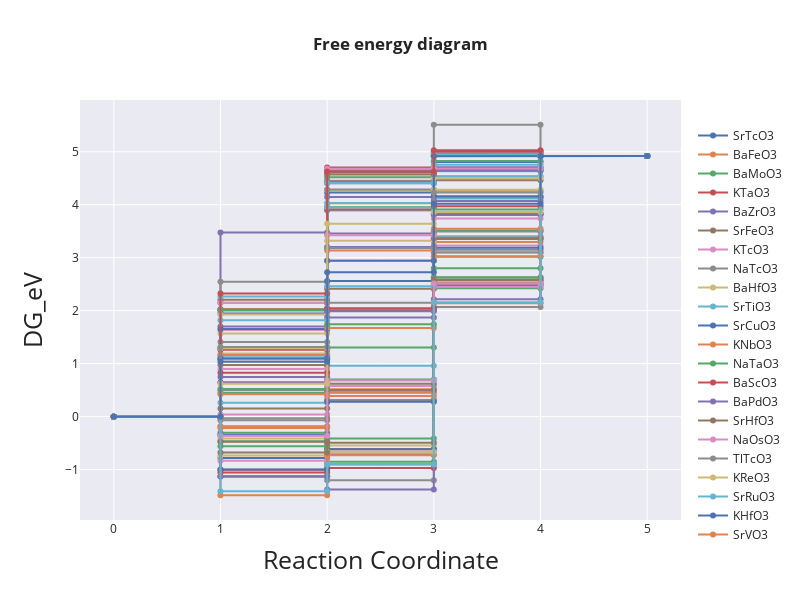

The notebook cell this image was saved under:
### Code cell
fig = make_subplots(rows = 1, cols = 1)

x_list = [0,1,1,2,2,3,3,4,4,5]
y_idx = [0,0,1,1,2,2,3,3,4,4]

for idx in range(len(df_cleaned)):
    ads_list= [0, df_cleaned['DG_OH'][idx], df_cleaned['DG_O'][idx], df_cleaned['DG_OOH'][idx], 4.92]
    
    y_list = []
    for x in range(len(x_list)):
  #  print(x_list[x]," ",ads_list[y_idx[x]])
        y_list.append(ads_list[y_idx[x]])

    fig.add_trace(go.Scatter(x = x_list, y = y_list, name = df_cleaned['formula'][idx]), row = 1, col = 1) # visible='legendonly'
    layout = go.Layout(title = 'free energy diagram', titlefont = dict(size = 25))
    fig.update_xaxes(title_text = 'Reaction Coordinate', titlefont = dict(size = 25))
    fig.update_yaxes(title_text = 'DG_eV', titlefont = dict(size = 25))
    fig.update_layout(height = 600, width = 800, title_text = '<b>Free energy diagram',
                     legend=dict(yanchor = "top", y = 0.95),template = 'seaborn')
# pyo.iplot(fig)
fig.show()

### Figure 1 — Plotly figure (JSON) as saved in the notebook; plotly's stock layout.template omitted (floating-point values rounded to 4 significant figures)
{"data": [{"name": "SrTcO3", "type": "scatter", "x": [0, 1, 1, 2, 2, 3, 3, 4, 4, 5], "xaxis": "x", "y": [0, 0, -0.782, -0.782, -0.707, -0.707, 2.481, 2.481, 4.92, 4.92], "yaxis": "y"}, {"name": "BaFeO3", "type": "scatter", "x": [0, 1, 1, 2, 2, 3, 3, 4, 4, 5], "xaxis": "x", "y": [0, 0, 2.024, 2.024, 4.452, 4.452, 4.917, 4.917, 4.92, 4.92], "yaxis": "y"}, {"name": "BaMoO3", "type": "scatter", "x": [0, 1, 1, 2, 2, 3, 3, 4, 4, 5], "xaxis": "x", "y": [0, 0, -0.302, -0.302, -0.853, -0.853, 3.019, 3.019, 4.92, 4.92], "yaxis": "y"}, {"name": "KTaO3", "type": "scatter", "x": [0, 1, 1, 2, 2, 3, 3, 4, 4, 5], "xaxis": "x", "y": [0, 0, -1.001, -1.001, -0.614, -0.614, 2.575, 2.575, 4.92, 4.92], "yaxis": "y"}, {"name": "BaZrO3", "type": "scatter", "x": [0, 1, 1, 2, 2, 3, 3, 4, 4, 5], "xaxis": "x", "y": [0, 0, 1.29, 1.29, 4.143, 4.143, 4.706, 4.706, 4.92, 4.92], "yaxis": "y"}, {"name": "SrFeO3", "type": "scatter", "x": [0, 1, 1, 2, 2, 3, 3, 4, 4, 5], "xaxis": "x", "y": [0, 0, 2.026, 2.026, 4.606, 4.606, 4.94, 4.94, 4.92, 4.92], "yaxis": "y"}, {"name": "KTcO3", "type": "scatter", "x": [0, 1, 1, 2, 2, 3, 3, 4, 4, 5], "xaxis": "x", "y": [0, 0, 0.04, 0.04, 0.446, 0.446, 3.231, 3.231, 4.92, 4.92], "yaxis": "y"}, {"name": "NaTcO3", "type": "scatter", "x": [0, 1, 1, 2, 2, 3, 3, 4, 4, 5], "xaxis": "x", "y": [0, 0, -0.067, -0.067, 0.301, 0.301, 3.149, 3.149, 4.92, 4.92], "yaxis": "y"}, {"name": "BaHfO3", "type": "scatter", "x": [0, 1, 1, 2, 2, 3, 3, 4, 4, 5], "xaxis": "x", "y": [0, 0, 1.191, 1.191, 4.023, 4.023, 4.537, 4.537, 4.92, 4.92], "yaxis": "y"}, {"name": "SrTiO3", "type": "scatter", "x": [0, 1, 1, 2, 2, 3, 3, 4, 4, 5], "xaxis": "x", "y": [0, 0, 1.276, 1.276, 3.889, 3.889, 4.632, 4.632, 4.92, 4.92], "yaxis": "y"}, {"name": "SrCuO3", "type": "scatter", "x": [0, 1, 1, 2, 2, 3, 3, 4, 4, 5], "xaxis": "x", "y": [0, 0, 2.007, 2.007, 4.23, 4.23, 5.007, 5.007, 4.92, 4.92], "yaxis": "y"}, {"name": "KNbO3", "type": "scatter", "x": [0, 1, 1, 2, 2, 3, 3, 4, 4, 5], "xaxis": "x", "y": [0, 0, -0.217, -0.217, 0.465, 0.465, 3.298, 3.298, 4.92, 4.92], "yaxis": "y"}, {"name": "NaTaO3", "type": "scatter", "x": [0, 1, 1, 2, 2, 3, 3, 4, 4, 5], "xaxis": "x", "y": [0, 0, -1.129, -1.129, -0.899, -0.899, 2.423, 2.423, 4.92, 4.92], "yaxis": "y"}, {"name": "BaScO3", "type": "scatter", "x": [0, 1, 1, 2, 2, 3, 3, 4, 4, 5], "xaxis": "x", "y": [0, 0, 2.147, 2.147, 4.7, 4.7, 4.977, 4.977, 4.92, 4.92], "yaxis": "y"}, {"name": "BaPdO3", "type": "scatter", "x": [0, 1, 1, 2, 2, 3, 3, 4, 4, 5], "xaxis": "x", "y": [0, 0, 1.7, 1.7, 3.455, 3.455, 4.665, 4.665, 4.92, 4.92], "yaxis": "y"}, {"name": "SrHfO3", "type": "scatter", "x": [0, 1, 1, 2, 2, 3, 3, 4, 4, 5], "xaxis": "x", "y": [0, 0, 1.081, 1.081, 3.952, 3.952, 4.46, 4.46, 4.92, 4.92], "yaxis": "y"}, {"name": "NaOsO3", "type": "scatter", "x": [0, 1, 1, 2, 2, 3, 3, 4, 4, 5], "xaxis": "x", "y": [0, 0, -0.354, -0.354, 0.577, 0.577, 3.103, 3.103, 4.92, 4.92], "yaxis": "y"}, {"name": "TlTcO3", "type": "scatter", "x": [0, 1, 1, 2, 2, 3, 3, 4, 4, 5], "xaxis": "x", "y": [0, 0, -0.031, -0.031, 0.313, 0.313, 3.1, 3.1, 4.92, 4.92], "yaxis": "y"}, {"name": "KReO3", "type": "scatter", "x": [0, 1, 1, 2, 2, 3, 3, 4, 4, 5], "xaxis": "x", "y": [0, 0, -0.733, -0.733, -0.544, -0.544, 2.539, 2.539, 4.92, 4.92], "yaxis": "y"}, {"name": "SrRuO3", "type": "scatter", "x": [0, 1, 1, 2, 2, 3, 3, 4, 4, 5], "xaxis": "x", "y": [0, 0, 0.26, 0.26, 0.96, 0.96, 3.406, 3.406, 4.92, 4.92], "yaxis": "y"}, {"name": "KHfO3", "type": "scatter", "x": [0, 1, 1, 2, 2, 3, 3, 4, 4, 5], "xaxis": "x", "y": [0, 0, 1.946, 1.946, 4.407, 4.407, 4.806, 4.806, 4.92, 4.92], "yaxis": "y"}, {"name": "SrVO3", "type": "scatter", "x": [0, 1, 1, 2, 2, 3, 3, 4, 4, 5], "xaxis": "x", "y": [0, 0, -0.191, -0.191, 0.516, 0.516, 3.026, 3.026, 4.92, 4.92], "yaxis": "y"}, {"name": "KOsO3", "type": "scatter", "x": [0, 1, 1, 2, 2, 3, 3, 4, 4, 5], "xaxis": "x", "y": [0, 0, -0.464, -0.464, 0.699, 0.699, 2.802, 2.802, 4.92, 4.92], "yaxis": "y"}, {"name": "TaAgO3", "type": "scatter", "x": [0, 1, 1, 2, 2, 3, 3, 4, 4, 5], "xaxis": "x", "y": [0, 0, -1.056, -1.056, -0.969, -0.969, 2.512, 2.512, 4.92, 4.92], "yaxis": "y"}, {"name": "SrNiO3", "type": "scatter", "x": [0, 1, 1, 2, 2, 3, 3, 4, 4, 5], "xaxis": "x", "y": [0, 0, 3.474, 3.474, 4.437, 4.437, 4.641, 4.641, 4.92, 4.92], "yaxis": "y"}, {"name": "RbIrO3", "type": "scatter", "x": [0, 1, 1, 2, 2, 3, 3, 4, 4, 5], "xaxis": "x", "y": [0, 0, 0.976, 0.976, 2.415, 2.415, 4.135, 4.135, 4.92, 4.92], "yaxis": "y"}, {"name": "NaReO3", "type": "scatter", "x": [0, 1, 1, 2, 2, 3, 3, 4, 4, 5], "xaxis": "x", "y": [0, 0, -0.831, -0.831, -0.697, -0.697, 2.449, 2.449, 4.92, 4.92], "yaxis": "y"}, {"name": "SrMnO3", "type": "scatter", "x": [0, 1, 1, 2, 2, 3, 3, 4, 4, 5], "xaxis": "x", "y": [0, 0, 2.548, 2.548, 4.648, 4.648, 5.509, 5.509, 4.92, 4.92], "yaxis": "y"}, {"name": "CaFeO3", "type": "scatter", "x": [0, 1, 1, 2, 2, 3, 3, 4, 4, 5], "xaxis": "x", "y": [0, 0, 1.927, 1.927, 4.277, 4.277, 4.926, 4.926, 4.92, 4.92], "yaxis": "y"}, {"name": "SrZrO3", "type": "scatter", "x": [0, 1, 1, 2, 2, 3, 3, 4, 4, 5], "xaxis": "x", "y": [0, 0, 1.151, 1.151, 4.034, 4.034, 4.537, 4.537, 4.92, 4.92], "yaxis": "y"}, {"name": "RbTaO3", "type": "scatter", "x": [0, 1, 1, 2, 2, 3, 3, 4, 4, 5], "xaxis": "x", "y": [0, 0, -0.997, -0.997, -0.617, -0.617, 2.619, 2.619, 4.92, 4.92], "yaxis": "y"}, {"name": "SrCoO3", "type": "scatter", "x": [0, 1, 1, 2, 2, 3, 3, 4, 4, 5], "xaxis": "x", "y": [0, 0, 1.163, 1.163, 3.136, 3.136, 4.261, 4.261, 4.92, 4.92], "yaxis": "y"}, {"name": "KZrO3", "type": "scatter", "x": [0, 1, 1, 2, 2, 3, 3, 4, 4, 5], "xaxis": "x", "y": [0, 0, 2.007, 2.007, 4.516, 4.516, 4.825, 4.825, 4.92, 4.92], "yaxis": "y"}, {"name": "CaTiO3", "type": "scatter", "x": [0, 1, 1, 2, 2, 3, 3, 4, 4, 5], "xaxis": "x", "y": [0, 0, 1.263, 1.263, 3.911, 3.911, 4.692, 4.692, 4.92, 4.92], "yaxis": "y"}, {"name": "NaRuO3", "type": "scatter", "x": [0, 1, 1, 2, 2, 3, 3, 4, 4, 5], "xaxis": "x", "y": [0, 0, 0.746, 0.746, 1.871, 1.871, 3.804, 3.804, 4.92, 4.92], "yaxis": "y"}, {"name": "LiTcO3", "type": "scatter", "x": [0, 1, 1, 2, 2, 3, 3, 4, 4, 5], "xaxis": "x", "y": [0, 0, 0.152, 0.152, 0.621, 0.621, 3.351, 3.351, 4.92, 4.92], "yaxis": "y"}, {"name": "SrPdO3", "type": "scatter", "x": [0, 1, 1, 2, 2, 3, 3, 4, 4, 5], "xaxis": "x", "y": [0, 0, 0.899, 0.899, 3.176, 3.176, 3.741, 3.741, 4.92, 4.92], "yaxis": "y"}, {"name": "KWO3", "type": "scatter", "x": [0, 1, 1, 2, 2, 3, 3, 4, 4, 5], "xaxis": "x", "y": [0, 0, -1.124, -1.124, -1.2, -1.2, 2.067, 2.067, 4.92, 4.92], "yaxis": "y"}, {"name": "KRhO3", "type": "scatter", "x": [0, 1, 1, 2, 2, 3, 3, 4, 4, 5], "xaxis": "x", "y": [0, 0, 1.568, 1.568, 3.321, 3.321, 4.504, 4.504, 4.92, 4.92], "yaxis": "y"}, {"name": "BaCuO3", "type": "scatter", "x": [0, 1, 1, 2, 2, 3, 3, 4, 4, 5], "xaxis": "x", "y": [0, 0, 1.821, 1.821, 3.95, 3.95, 4.755, 4.755, 4.92, 4.92], "yaxis": "y"}, {"name": "RbNbO3", "type": "scatter", "x": [0, 1, 1, 2, 2, 3, 3, 4, 4, 5], "xaxis": "x", "y": [0, 0, -0.344, -0.344, 0.282, 0.282, 3.187, 3.187, 4.92, 4.92], "yaxis": "y"}, {"name": "BaOsO3", "type": "scatter", "x": [0, 1, 1, 2, 2, 3, 3, 4, 4, 5], "xaxis": "x", "y": [0, 0, -1.484, -1.484, -0.728, -0.728, 2.141, 2.141, 4.92, 4.92], "yaxis": "y"}, {"name": "BaRuO3", "type": "scatter", "x": [0, 1, 1, 2, 2, 3, 3, 4, 4, 5], "xaxis": "x", "y": [0, 0, 0.446, 0.446, 1.303, 1.303, 3.513, 3.513, 4.92, 4.92], "yaxis": "y"}, {"name": "KRuO3", "type": "scatter", "x": [0, 1, 1, 2, 2, 3, 3, 4, 4, 5], "xaxis": "x", "y": [0, 0, 0.83, 0.83, 2.006, 2.006, 3.972, 3.972, 4.92, 4.92], "yaxis": "y"}, {"name": "SrMoO3", "type": "scatter", "x": [0, 1, 1, 2, 2, 3, 3, 4, 4, 5], "xaxis": "x", "y": [0, 0, -1.13, -1.13, -1.375, -1.375, 2.216, 2.216, 4.92, 4.92], "yaxis": "y"}, {"name": "NaTiO3", "type": "scatter", "x": [0, 1, 1, 2, 2, 3, 3, 4, 4, 5], "xaxis": "x", "y": [0, 0, 2.205, 2.205, 4.568, 4.568, 4.918, 4.918, 4.92, 4.92], "yaxis": "y"}, {"name": "SrScO3", "type": "scatter", "x": [0, 1, 1, 2, 2, 3, 3, 4, 4, 5], "xaxis": "x", "y": [0, 0, 2.146, 2.146, 4.677, 4.677, 4.963, 4.963, 4.92, 4.92], "yaxis": "y"}, {"name": "SrRhO3", "type": "scatter", "x": [0, 1, 1, 2, 2, 3, 3, 4, 4, 5], "xaxis": "x", "y": [0, 0, 0.499, 0.499, 2.151, 2.151, 3.496, 3.496, 4.92, 4.92], "yaxis": "y"}, {"name": "NaMoO3", "type": "scatter", "x": [0, 1, 1, 2, 2, 3, 3, 4, 4, 5], "xaxis": "x", "y": [0, 0, -0.415, -0.415, -0.665, -0.665, 2.624, 2.624, 4.92, 4.92], "yaxis": "y"}, {"name": "BaRhO3", "type": "scatter", "x": [0, 1, 1, 2, 2, 3, 3, 4, 4, 5], "xaxis": "x", "y": [0, 0, 1.086, 1.086, 2.461, 2.461, 4.115, 4.115, 4.92, 4.92], "yaxis": "y"}, {"name": "BaPtO3", "type": "scatter", "x": [0, 1, 1, 2, 2, 3, 3, 4, 4, 5], "xaxis": "x", "y": [0, 0, 1.101, 1.101, 2.56, 2.56, 4.159, 4.159, 4.92, 4.92], "yaxis": "y"}, {"name": "CaVO3", "type": "scatter", "x": [0, 1, 1, 2, 2, 3, 3, 4, 4, 5], "xaxis": "x", "y": [0, 0, -0.181, -0.181, 0.389, 0.389, 3.376, 3.376, 4.92, 4.92], "yaxis": "y"}, {"name": "KMoO3", "type": "scatter", "x": [0, 1, 1, 2, 2, 3, 3, 4, 4, 5], "xaxis": "x", "y": [0, 0, -0.558, -0.558, -0.412, -0.412, 2.632, 2.632, 4.92, 4.92], "yaxis": "y"}, {"name": "SrCrO3", "type": "scatter", "x": [0, 1, 1, 2, 2, 3, 3, 4, 4, 5], "xaxis": "x", "y": [0, 0, 0.646, 0.646, 2.046, 2.046, 3.829, 3.829, 4.92, 4.92], "yaxis": "y"}, {"name": "RbRhO3", "type": "scatter", "x": [0, 1, 1, 2, 2, 3, 3, 4, 4, 5], "xaxis": "x", "y": [0, 0, 1.29, 1.29, 3.2, 3.2, 4.069, 4.069, 4.92, 4.92], "yaxis": "y"}, {"name": "BaVO3", "type": "scatter", "x": [0, 1, 1, 2, 2, 3, 3, 4, 4, 5], "xaxis": "x", "y": [0, 0, -0.474, -0.474, 0.504, 0.504, 3.366, 3.366, 4.92, 4.92], "yaxis": "y"}, {"name": "CaCoO3", "type": "scatter", "x": [0, 1, 1, 2, 2, 3, 3, 4, 4, 5], "xaxis": "x", "y": [0, 0, 1.636, 1.636, 3.425, 3.425, 4.683, 4.683, 4.92, 4.92], "yaxis": "y"}, {"name": "CaMnO3", "type": "scatter", "x": [0, 1, 1, 2, 2, 3, 3, 4, 4, 5], "xaxis": "x", "y": [0, 0, 1.408, 1.408, 4.289, 4.289, 4.967, 4.967, 4.92, 4.92], "yaxis": "y"}, {"name": "KPtO3", "type": "scatter", "x": [0, 1, 1, 2, 2, 3, 3, 4, 4, 5], "xaxis": "x", "y": [0, 0, 1.292, 1.292, 2.948, 2.948, 4.28, 4.28, 4.92, 4.92], "yaxis": "y"}, {"name": "BaNiO3", "type": "scatter", "x": [0, 1, 1, 2, 2, 3, 3, 4, 4, 5], "xaxis": "x", "y": [0, 0, 2.267, 2.267, 4.41, 4.41, 4.943, 4.943, 4.92, 4.92], "yaxis": "y"}, {"name": "BaMnO3", "type": "scatter", "x": [0, 1, 1, 2, 2, 3, 3, 4, 4, 5], "xaxis": "x", "y": [0, 0, 1.655, 1.655, 2.943, 2.943, 4.914, 4.914, 4.92, 4.92], "yaxis": "y"}, {"name": "SrIrO3", "type": "scatter", "x": [0, 1, 1, 2, 2, 3, 3, 4, 4, 5], "xaxis": "x", "y": [0, 0, 0.424, 0.424, 1.673, 1.673, 3.546, 3.546, 4.92, 4.92], "yaxis": "y"}, {"name": "NaVO3", "type": "scatter", "x": [0, 1, 1, 2, 2, 3, 3, 4, 4, 5], "xaxis": "x", "y": [0, 0, 0.52, 0.52, 1.743, 1.743, 3.911, 3.911, 4.92, 4.92], "yaxis": "y"}, {"name": "NaFeO3", "type": "scatter", "x": [0, 1, 1, 2, 2, 3, 3, 4, 4, 5], "xaxis": "x", "y": [0, 0, 2.325, 2.325, 4.625, 4.625, 5.028, 5.028, 4.92, 4.92], "yaxis": "y"}, {"name": "BaIrO3", "type": "scatter", "x": [0, 1, 1, 2, 2, 3, 3, 4, 4, 5], "xaxis": "x", "y": [0, 0, 0.646, 0.646, 1.989, 1.989, 3.828, 3.828, 4.92, 4.92], "yaxis": "y"}, {"name": "RbReO3", "type": "scatter", "x": [0, 1, 1, 2, 2, 3, 3, 4, 4, 5], "xaxis": "x", "y": [0, 0, -0.678, -0.678, -0.492, -0.492, 2.581, 2.581, 4.92, 4.92], "yaxis": "y"}, {"name": "CaRuO3", "type": "scatter", "x": [0, 1, 1, 2, 2, 3, 3, 4, 4, 5], "xaxis": "x", "y": [0, 0, -0.363, -0.363, 0.68, 0.68, 2.514, 2.514, 4.92, 4.92], "yaxis": "y"}, {"name": "RbPdO3", "type": "scatter", "x": [0, 1, 1, 2, 2, 3, 3, 4, 4, 5], "xaxis": "x", "y": [0, 0, 1.313, 1.313, 3.183, 3.183, 4.231, 4.231, 4.92, 4.92], "yaxis": "y"}, {"name": "CaHfO3", "type": "scatter", "x": [0, 1, 1, 2, 2, 3, 3, 4, 4, 5], "xaxis": "x", "y": [0, 0, 0.619, 0.619, 3.642, 3.642, 3.86, 3.86, 4.92, 4.92], "yaxis": "y"}, {"name": "TlWO3", "type": "scatter", "x": [0, 1, 1, 2, 2, 3, 3, 4, 4, 5], "xaxis": "x", "y": [0, 0, -1.407, -1.407, -0.904, -0.904, 2.157, 2.157, 4.92, 4.92], "yaxis": "y"}, {"name": "RbPtO3", "type": "scatter", "x": [0, 1, 1, 2, 2, 3, 3, 4, 4, 5], "xaxis": "x", "y": [0, 0, 1.034, 1.034, 2.727, 2.727, 4.02, 4.02, 4.92, 4.92], "yaxis": "y"}], "layout": {"height": 600, "legend": {"y": 0.95, "yanchor": "top"}, "title": {"text": "<b>Free energy diagram"}, "width": 800, "xaxis": {"anchor": "y", "domain": [0, 1], "title": {"font": {"size": 25}, "text": "Reaction Coordinate"}}, "yaxis": {"anchor": "x", "domain": [0, 1], "title": {"font": {"size": 25}, "text": "DG_eV"}}}}
